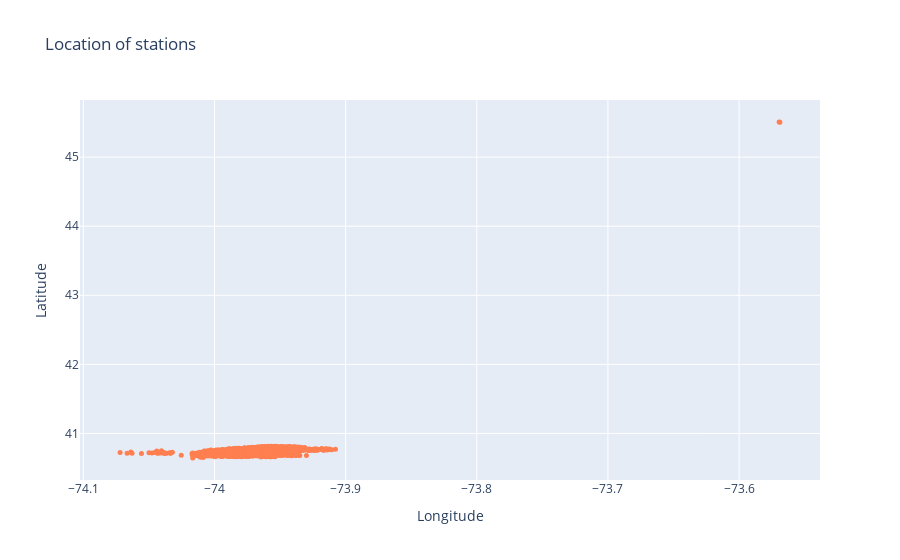

The code cell stored with this chart in its notebook:
### Code cell
# Plotting unique stations
fig = go.Figure(data=go.Scatter(
    x = unique_stations['longitude'],
    y = unique_stations['latitude'],
    mode = 'markers',
    marker = dict(
        size = 5,
        color = 'coral',
    )
))

fig.update_layout(
    title = 'Location of stations',
    xaxis_title = 'Longitude',
    yaxis_title = 'Latitude',
)

fig.show()

### Figure 1 — Plotly figure (JSON) as saved in the notebook; plotly's stock layout.template omitted (floating-point values rounded to 4 significant figures; data arrays with more than 128 entries replaced by an {"elided": "..."} marker saying what was removed)
{"data": [{"marker": {"color": "coral", "size": 5}, "mode": "markers", "type": "scatter", "x": {"elided": "843 float values"}, "y": {"elided": "843 float values"}}], "layout": {"title": {"text": "Location of stations"}, "xaxis": {"title": {"text": "Longitude"}}, "yaxis": {"title": {"text": "Latitude"}}}}
